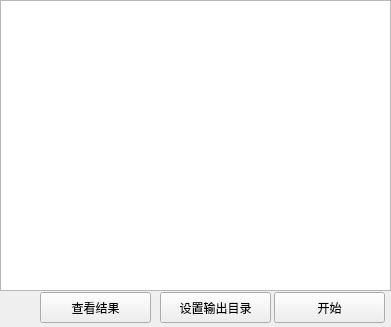
<?xml version="1.0" encoding="UTF-8"?>
<ui version="4.0">
 <class>Form</class>
 <widget class="QWidget" name="Form">
  <property name="geometry">
   <rect>
    <x>0</x>
    <y>0</y>
    <width>391</width>
    <height>327</height>
   </rect>
  </property>
  <property name="windowTitle">
   <string>Form</string>
  </property>
  <widget class="QPushButton" name="pushButton">
   <property name="geometry">
    <rect>
     <x>274</x>
     <y>292</y>
     <width>111</width>
     <height>31</height>
    </rect>
   </property>
   <property name="text">
    <string>开始</string>
   </property>
  </widget>
  <widget class="QPushButton" name="pushButton_2">
   <property name="geometry">
    <rect>
     <x>160</x>
     <y>292</y>
     <width>111</width>
     <height>31</height>
    </rect>
   </property>
   <property name="text">
    <string>设置输出目录</string>
   </property>
  </widget>
  <widget class="QTextEdit" name="textEdit">
   <property name="geometry">
    <rect>
     <x>0</x>
     <y>0</y>
     <width>391</width>
     <height>291</height>
    </rect>
   </property>
   <property name="font">
    <font>
     <family>幼圆</family>
     <pointsize>10</pointsize>
    </font>
   </property>
   <property name="cursor" stdset="0">
    <cursorShape>CrossCursor</cursorShape>
   </property>
  </widget>
  <widget class="QPushButton" name="pushButton_3">
   <property name="geometry">
    <rect>
     <x>40</x>
     <y>292</y>
     <width>111</width>
     <height>31</height>
    </rect>
   </property>
   <property name="text">
    <string>查看结果</string>
   </property>
  </widget>
 </widget>
 <resources/>
 <connections/>
</ui>
